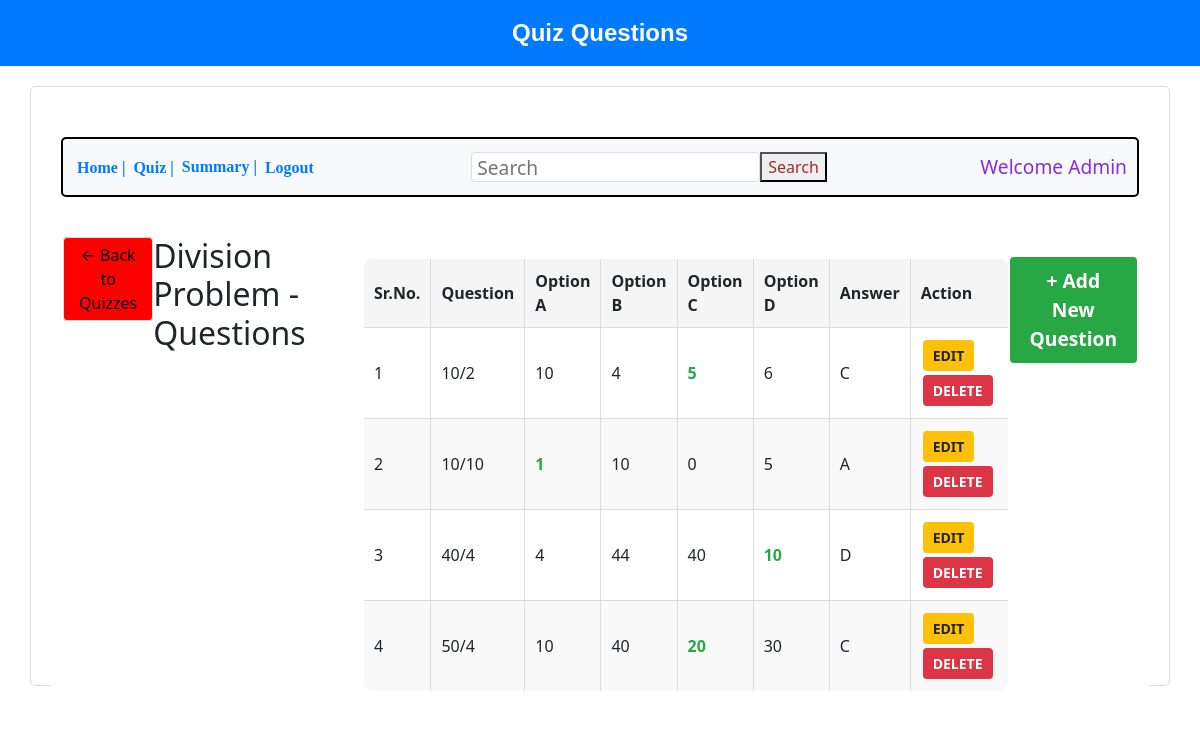
/manage_questions/3, run on the app's committed database.
### backend/models.py (models this page shows, shortened)
class Quiz(db.Model):
    __tablename__ = "quizzes"
    id = db.Column(db.Integer, primary_key=True)
    title = db.Column(db.String, nullable=False)
    subject_id = db.Column(db.Integer, db.ForeignKey("subjects.id"), nullable=False)
    chapter_id = db.Column(db.Integer, db.ForeignKey("chapters.id"), nullable=False)
    duration = db.Column(db.String, nullable=False)  # Store as string (e.g., "00:10")
    created_by_id = db.Column(db.Integer, db.ForeignKey("user_info.id"), nullable=False)
    is_active = db.Column(db.Boolean, default=True)
    created_at = db.Column(db.String, nullable=False, default=datetime.now().strftime("%Y-%m-%d"))
    subject = db.relationship("Subject", backref="quizzes")
    chapter = db.relationship("Chapter", backref="quizzes")
    created_by = db.relationship("User", backref="quizzes_created")

class Question(db.Model):
    __tablename__ = "questions"
    id = db.Column(db.Integer, primary_key=True)
    quiz_id = db.Column(db.Integer, db.ForeignKey("quizzes.id"), nullable=False)
    chapter_id = db.Column(db.Integer, db.ForeignKey("chapters.id"), nullable=False)
    question_text = db.Column(db.String, nullable=False)
    quiz = db.relationship("Quiz", backref="questions")
    options = db.relationship("Option", backref="question", cascade="all, delete-orphan")

class Option(db.Model):
    __tablename__ = "options"
    id = db.Column(db.Integer, primary_key=True)
    question_id = db.Column(db.Integer, db.ForeignKey('questions.id'), nullable=False)
    option_text = db.Column(db.String(255), nullable=False)
    is_correct = db.Column(db.Boolean, default=False)

### backend/controllers.py (the view)
@app.route('/manage_questions/<int:quiz_id>')
def manage_questions(quiz_id):
    quiz = Quiz.query.get_or_404(quiz_id)
    questions = Question.query.filter_by(quiz_id=quiz_id).all()
    for question in questions:
        question.options = Option.query.filter_by(question_id=question.id).all()
    return render_template('show_question.html', quiz=quiz, questions=questions, name=request.args.get('email', 'Admin'))

### templates/show_question.html (shortened to what this page needs)
<!DOCTYPE html>
<html lang="en">
<head>
    <link rel="stylesheet" href="/static/style.css">
    <link rel="stylesheet" href="https://cdnjs.cloudflare.com/ajax/libs/bootstrap/5.3.2/css/bootstrap.min.css">
</head>
<body>
    <div class="header2">Quiz Questions</div>
    <div class="bordertime">
        <div class="button-container">
            <a href="/admin_dash"><button class="nav-button">Home |</button></a>
            <a href="/quiz-mgmt"><button class="nav-button">Quiz |</button></a>
            <button class="nav-button">Summary |</button>
            <a href="/login"><button class="nav-button">Logout</button></a>
            <input class="search" type="search" placeholder="Search">
            <button class="searching">Search</button>
            <h4 class="text">Welcome {{ name }}</h4>
        </div>
        <div class="container">
            <a href="{{ url_for('show_quizzes', subject_id=quiz.subject_id, chapter_id=quiz.chapter_id) }}">
                <button class="back-btn">← Back to Quizzes</button>
            </a>
            <h2>{{ quiz.title }} - Questions</h2>
            {% if questions %}
            <table class="questions-table">
                <thead>
                    <tr>
                        <th>Sr.No.</th>
                        <th>Question</th>
                        <th>Option A</th>
                        <th>Option B</th>
                        <th>Option C</th>
                        <th>Option D</th>
                        <th>Answer</th>
                        <th>Action</th>
                    </tr>
                </thead>
                <tbody>
                    {% for question in questions %}
                    <tr>
                        <td>{{ loop.index }}</td>
                        <td>{{ question.question_text }}</td>
                        {% set options_list = question.options|list %}
                        {% if options_list|length >= 1 %}
                        <td {% if options_list[0].is_correct %}class="correct-option" {% endif %}>{{
                            options_list[0].option_text }}</td>
                        {% else %}
                        <td>-</td>
                        {% endif %}
                        {% if options_list|length >= 2 %}
                        <td {% if options_list[1].is_correct %}class="correct-option" {% endif %}>{{
                            options_list[1].option_text }}</td>
                        {% else %}
                        <td>-</td>
                        {% endif %}
                        {% if options_list|length >= 3 %}
                        <td {% if options_list[2].is_correct %}class="correct-option" {% endif %}>{{
                            options_list[2].option_text }}</td>
                        {% else %}
                        <td>-</td>
                        {% endif %}
                        {% if options_list|length >= 4 %}
                        <td {% if options_list[3].is_correct %}class="correct-option" {% endif %}>{{
                            options_list[3].option_text }}</td>
                        {% else %}
                        <td>-</td>
                        {% endif %}
                        <td>
                            {% for option in options_list %}
                            {% if option.is_correct %}
                            {% if loop.index == 1 %}A{% endif %}
                            {% if loop.index == 3 %}C{% endif %}
                            {% if loop.index == 4 %}D{% endif %}
                            {% endif %}
                            {% endfor %}
                        </td>
                        <td>
                            <button class="action-btn edit-btn" data-bs-toggle="modal"
                                data-bs-target="#editQuestionModal"
                                data-question-id="{{ question.id }}"
                                data-question-text="{{ question.question_text }}"
                                data-question-hint="{{ question.hint|default('') }}"
                                {% for option in options_list %}
                                data-option-{{ loop.index }}-id="{{ option.id }}"
                                data-option-{{ loop.index }}-text="{{ option.option_text }}"
                                data-option-{{ loop.index }}-correct="{{ 'true' if option.is_correct else 'false' }}"
                                {% endfor %}
                                data-options-count="{{ options_list|length }}">
                                EDIT
                            </button>
                            <a href="{{ url_for('delete_question', question_id=question.id) }}"
                                onclick="return confirm('Are you sure you want to delete this question?')">
                                <button class="action-btn delete-btn">DELETE</button>
                            </a>
                        </td>
                    </tr>
                    {% endfor %}
                </tbody>
            </table>
            {% else %}
            <div class="no-questions">
                <h3>No Questions available for this quiz</h3>
                <p>Click the button below to add new questions.</p>
            </div>
            {% endif %}
            <center>
                <a href="{{ url_for('new_question', quiz_id=quiz.id) }}">
                    <button class="adding-button">+ Add New Question</button>
                </a>
            </center>
        </div>
    </div>
</body>
</html>

### static/style.css (style rules this page uses)
.container { display: flex; justify-content: space-around; }
table { width: 100%; border-collapse: collapse; }
th, td { text-align: left; padding: 8px; }
th { font-weight: bold; text-align: center; }
.bordertime { border: 2px solid black; border-radius: 20px; height: 600px; }
.button-container { padding-left: 20px; display: flex; align-items: center; border: 2px solid black; height: 60px; border-radius: 10px; border-radius: 20px; margin-top: 30px; margin-left: 10px; margin-right: 10px; }
.nav-button { background-color: transparent; text-align: center; display: inline-block; font-size: 16px; cursor: pointer; margin: 0%; padding: 0px 4px; border: none; color: green; font-family: cursive; }
.search { font-size: larger; margin-left: 200px; padding: 0px 50px; height: 30px; }
.searching { height: 30px; color: brown; }
.text { margin-left: 300px; font-size: larger; color: blueviolet; }
.adding-button { margin: 0%; padding: 14px 14px; background-color: rgb(164, 212, 19); border-radius: 20px; justify-content: center; font-size: larger; }
.bordertime { border: 1px solid #ddd; padding: 20px; border-radius: 5px; margin: 20px auto; width: 95%; }
.header2 { background-color: #007bff; color: white; text-align: center; padding: 15px; font-size: 24px; font-weight: bold; }
.button-container { display: flex; align-items: center; margin-bottom: 20px; padding: 10px; background-color: #f8f9fa; border-radius: 5px; }
.nav-button { background: none; border: none; color: #007bff; cursor: pointer; font-weight: bold; }
.back-btn { margin-bottom: 20px; padding: 5px 15px; background-color: red; border: 1px solid #ddd; border-radius: 4px; cursor: pointer; }
.correct-option { margin-top: 20px; }
.text { margin-left: auto; margin-bottom: 0; }
.search { margin-left: auto; padding: 5px; border-radius: 4px; border: 1px solid #ddd; }
.action-btn { margin: 2px; padding: 6px 12px; border: none; border-radius: 4px; cursor: pointer; }
.edit-btn { background-color: #ffc107; color: black; }
.delete-btn { background-color: #dc3545; color: white; }
body { font-family: 'Segoe UI', Tahoma, Geneva, Verdana, sans-serif; background-color: #f4f6f8; color: #333; margin: 0; padding: 0; }
h1, h2, h3 { color: #222; }
a { text-decoration: none; color: #007bff; }
.header2 { padding: 20px; background-color: white; color: black; text-align: center; font-size: xx-large; font-family: Verdana, Geneva, Tahoma, sans-serif; }
.container { max-width: 900px; margin: 20px auto; background: white; padding: 20px; border-radius: 8px; }
.action-btn { padding: 6px 12px; border-radius: 5px; font-size: 14px; cursor: pointer; }
.edit-btn { background-color: #ffc107; color: #000; }
.delete-btn { background-color: #dc3545; color: #fff; }
.questions-table { width: 100%; border-collapse: collapse; margin-top: 20px; }
.questions-table th, .questions-table td { border: 1px solid #ddd; padding: 10px; text-align: left; }
.questions-table th { background-color: #f5f5f5; font-weight: bold; }
.questions-table tr:nth-child(even) { background-color: #f9f9f9; }
.action-btn { padding: 5px 10px; border: none; border-radius: 4px; cursor: pointer; margin-right: 5px; font-weight: bold; }
.edit-btn { background-color: #ffc107; color: #212529; }
.adding-button { background-color: #28a745; color: white; padding: 10px 20px; border: none; border-radius: 4px; cursor: pointer; margin-top: 20px; font-weight: bold; }
.correct-option { color: #28a745; font-weight: bold; }
table { margin-top: 10px; width: 100%; border-collapse: collapse; border: 2px solid black; border-radius: 10px; overflow: hidden; }
th, td { padding: 10px; text-align: left; }
body { font-family: Arial, sans-serif; text-align: center; background-color: #f8f8f8; }

### data on the page
Quiz: title "Division Problem"
Question: question_text "10/2"
Option: option_text "10"
Option: option_text "4"
Option: option_text "5", is_correct "C"
Option: option_text "6"
Question: question_text "10/10"
Option: option_text "1", is_correct "A"
Option: option_text "10"
Option: option_text "0"
Option: option_text "5"
Question: question_text "40/4"
Option: option_text "4"
Option: option_text "44"
Option: option_text "40"
Option: option_text "10", is_correct "D"
Question: question_text "50/4"
Option: option_text "10"
Option: option_text "40"
Option: option_text "20", is_correct "C"
Option: option_text "30"

### other printed values
{{ name }} "Admin"
